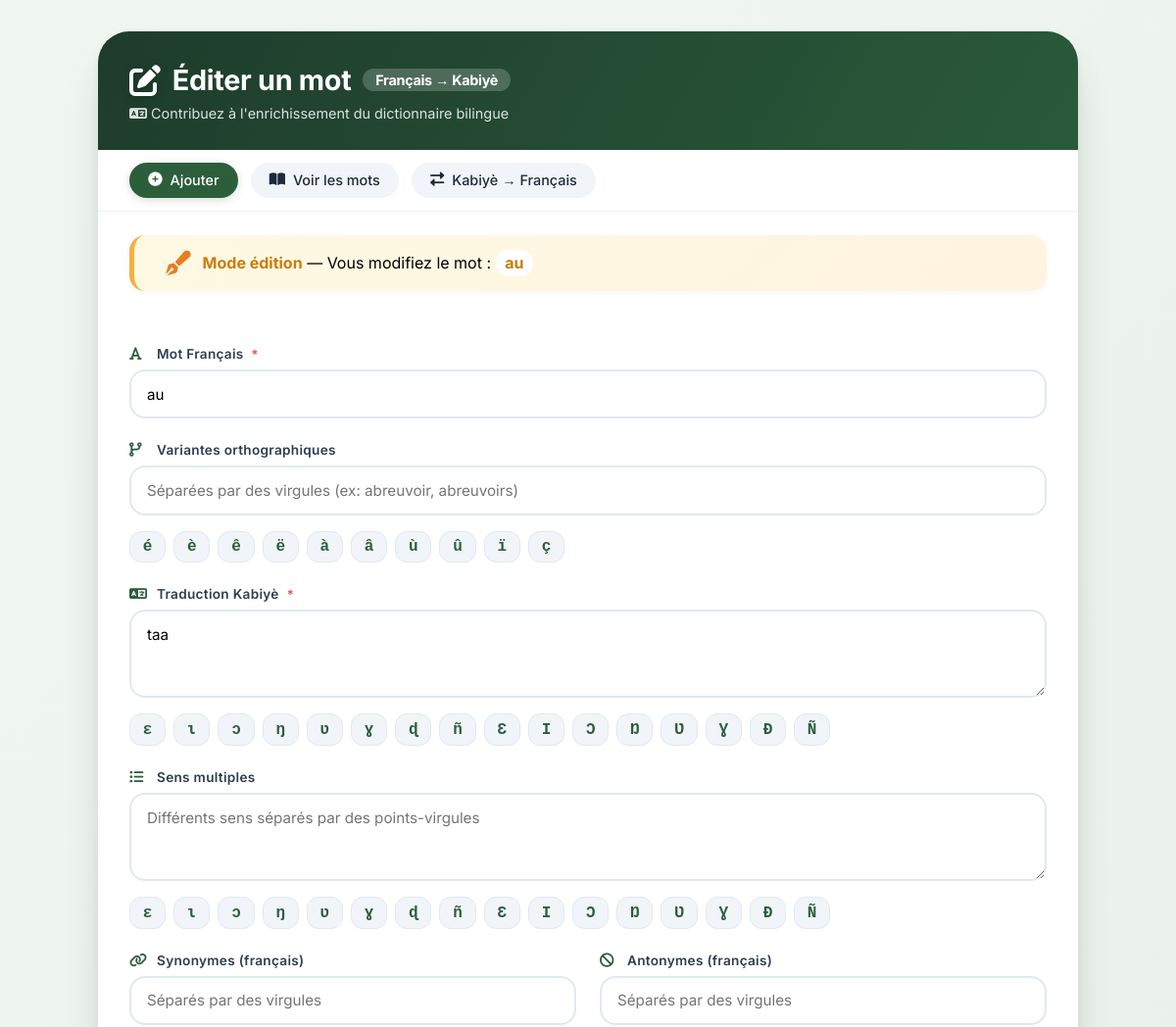
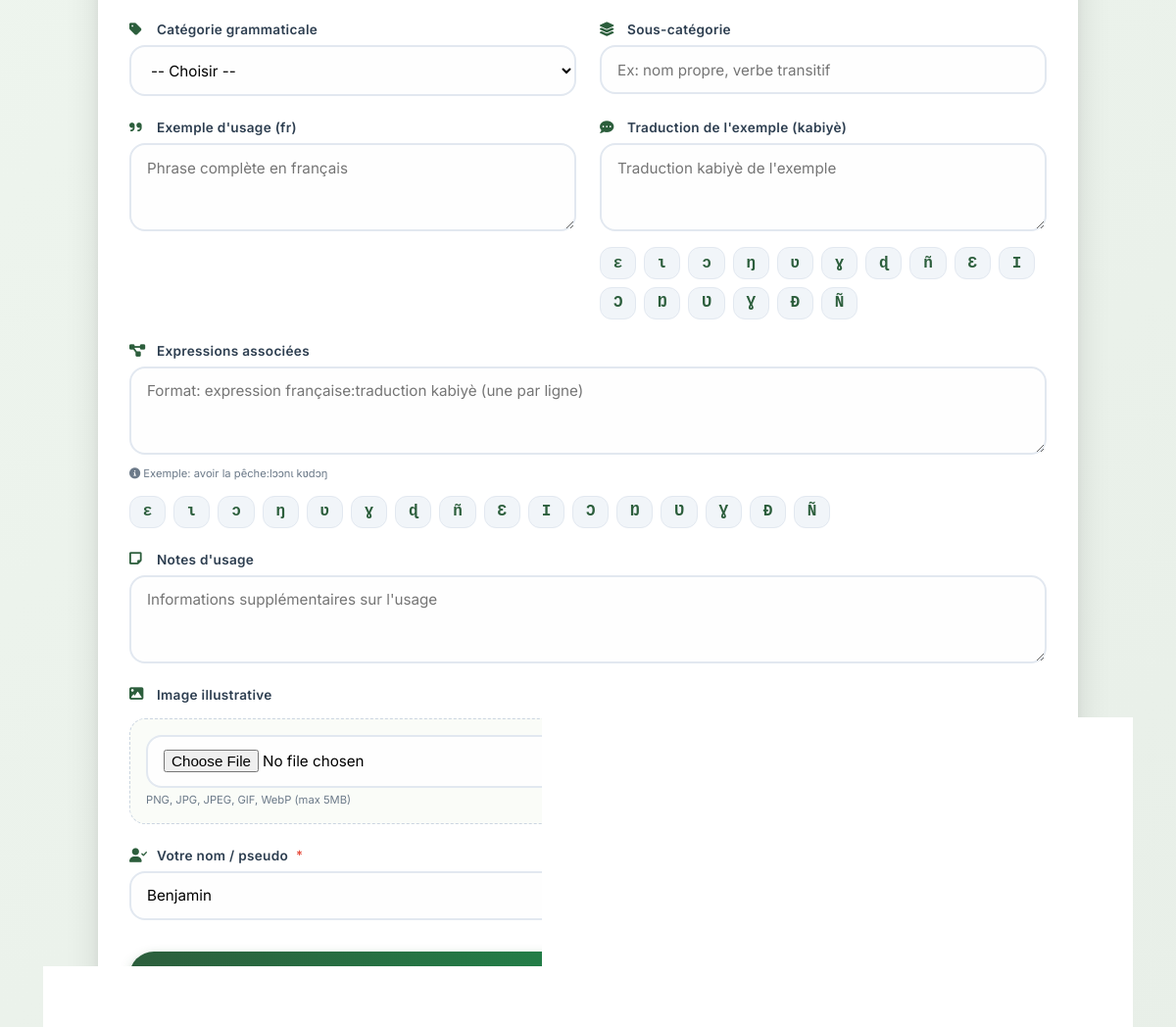
Screenshot of /francais/editer_francais/2 with the database file from the repository (2 pictures, top to bottom).
### database.py (models this page shows)
class MotFrancais(Base):
    __tablename__ = 'mots_francais'
    id = Column(Integer, primary_key=True)
    mot_francais = Column(String(255), nullable=False)
    variantes_orthographiques = Column(Text)  # JSON list
    traduction_kabye = Column(String(500), nullable=False)
    sens_multiple = Column(Text)  # JSON list
    synonymes = Column(Text)  # JSON list
    antonymes = Column(Text)  # JSON list
    categorie_grammaticale = Column(String(100))
    sous_categorie = Column(String(100))
    exemple_usage = Column(Text)
    traduction_exemple = Column(Text)
    expressions_associees = Column(Text)  # JSON list
    notes_usage = Column(Text)
    image_url = Column(Text)
    verifie_par = Column(String(100))
    date_ajout = Column(DateTime, default=datetime.now)
    date_modification = Column(DateTime, default=datetime.now, onupdate=datetime.now)
    statut_validation = Column(String(50), default='en_attente')
    notes_validation = Column(Text)
    date_validation = Column(DateTime)
    __table_args__ = (
        Index('idx_francais_statut_validation', 'statut_validation'),
        Index('idx_francais_verifie_par', 'verifie_par'),
        Index('idx_mot_francais', 'mot_francais'),
    )

### routes/francais.py (the view)
@francais_bp.route('/editer_francais/<int:mot_id>')
def editer_mot_francais(mot_id):
    from database import MotFrancais
    session = get_session()
    try:
        mot = session.query(MotFrancais).filter(MotFrancais.id == mot_id).first()
        if not mot:
            return "Mot non trouvé", 404
        mot_dict = {
            'id': mot.id,
            'mot_francais': mot.mot_francais,
            'variantes_orthographiques': ', '.join(json_to_list(mot.variantes_orthographiques)) if mot.variantes_orthographiques else '',
            'traduction_kabye': mot.traduction_kabye or '',
            'sens_multiple': '; '.join(json_to_list(mot.sens_multiple)) if mot.sens_multiple else '',
            'synonymes': ', '.join(json_to_list(mot.synonymes)) if mot.synonymes else '',
            'antonymes': ', '.join(json_to_list(mot.antonymes)) if mot.antonymes else '',
            'categorie_grammaticale': mot.categorie_grammaticale or '',
            'sous_categorie': mot.sous_categorie or '',
            'exemple_usage': mot.exemple_usage or '',
            'traduction_exemple': mot.traduction_exemple or '',
            'expressions_associees': json_to_list(mot.expressions_associees),
            'notes_usage': mot.notes_usage or '',
            'image_url': mot.image_url or '',
            'verifie_par': mot.verifie_par or '',
            'date_ajout': mot.date_ajout.strftime("%Y-%m-%d %H:%M:%S") if mot.date_ajout else '',
            'date_modification': mot.date_modification.strftime("%Y-%m-%d %H:%M:%S") if mot.date_modification else ''
        }
        return render_template('formulaire_francais.html', mot=mot_dict, edition=True)
    finally:
        session.close()

### templates/formulaire_francais.html (shortened to what this page needs)
<!DOCTYPE html>
<html lang="fr">
<head>
    <link rel="stylesheet" href="https://cdnjs.cloudflare.com/ajax/libs/font-awesome/6.0.0-beta3/css/all.min.css">
</head>
<body>
<div class="form-wrapper">
    <div class="form-card">
        <div class="form-header">
            <h1>
                <i class="{% if edition %}fas fa-edit{% else %}fas fa-plus-circle{% endif %}"></i>
                {% if edition %}Éditer un mot{% else %}Ajouter un mot{% endif %}
                <span style="font-size: 0.9rem; background: rgba(255,255,255,0.2); padding: 0.2rem 0.8rem; border-radius: 2rem;">Français → Kabiyè</span>
            </h1>
            <p><i class="fas fa-language"></i> Contribuez à l'enrichissement du dictionnaire bilingue</p>
        </div>
        <div class="nav-modern">
            <a href="/francais" class="nav-link primary"><i class="fas fa-plus-circle"></i> Ajouter</a>
            <a href="/francais/mots_francais" class="nav-link"><i class="fas fa-book-open"></i> Voir les mots</a>
            <a href="/" class="nav-link"><i class="fas fa-exchange-alt"></i> Kabiyè → Français</a>
        </div>
        {% if edition and mot %}
        <div class="edition-banner-modern">
            <i class="fas fa-pen-fancy"></i>
            <span><strong>Mode édition</strong> — Vous modifiez le mot : <strong style="background: white; padding: 0.2rem 0.6rem; border-radius: 1rem;">{{ mot.mot_francais }}</strong></span>
        </div>
        {% endif %}
        <div class="form-body">
            <form id="formMot" enctype="multipart/form-data">
                <div class="form-grid">
                    <div class="form-group full-width">
                        <label><i class="fas fa-font"></i> Mot Français <span class="required-star">*</span></label>
                        <input type="text" id="mot_francais" name="mot_francais" required
                               value="{{ mot.mot_francais if mot else '' }}"
                               placeholder="Ex: arbre, maison, parler...">
                    </div>
                    <div class="form-group full-width">
                        <label><i class="fas fa-code-branch"></i> Variantes orthographiques</label>
                        <input type="text" id="variantes_orthographiques" name="variantes_orthographiques"
                               value="{% if mot and mot.variantes_orthographiques %}{{ mot.variantes_orthographiques }}{% endif %}"
                               placeholder="Séparées par des virgules (ex: abreuvoir, abreuvoirs)">
                        <div class="special-chars" data-target="variantes_orthographiques">
                            <button type="button" class="char-btn">é</button><button type="button" class="char-btn">è</button><button type="button" class="char-btn">ê</button>
                            <button type="button" class="char-btn">ë</button><button type="button" class="char-btn">à</button><button type="button" class="char-btn">â</button>
                            <button type="button" class="char-btn">ù</button><button type="button" class="char-btn">û</button><button type="button" class="char-btn">ï</button>
                            <button type="button" class="char-btn">ç</button>
                        </div>
                    </div>
                    <div class="form-group full-width">
                        <label><i class="fas fa-language"></i> Traduction Kabiyè <span class="required-star">*</span></label>
                        <textarea id="traduction_kabye" name="traduction_kabye" rows="3" required placeholder="Traduction en kabiyè">{{ mot.traduction_kabye if mot else '' }}</textarea>
                        <div class="special-chars" data-target="traduction_kabye">
                            <button type="button" class="char-btn">ɛ</button><button type="button" class="char-btn">ɩ</button><button type="button" class="char-btn">ɔ</button>
                            <button type="button" class="char-btn">ŋ</button><button type="button" class="char-btn">ʋ</button><button type="button" class="char-btn">ɣ</button>
                            <button type="button" class="char-btn">ɖ</button><button type="button" class="char-btn">ñ</button><button type="button" class="char-btn">Ɛ</button>
                            <button type="button" class="char-btn">Ɩ</button><button type="button" class="char-btn">Ɔ</button><button type="button" class="char-btn">Ŋ</button>
                            <button type="button" class="char-btn">Ʋ</button><button type="button" class="char-btn">Ɣ</button><button type="button" class="char-btn">Ɖ</button>
                            <button type="button" class="char-btn">Ñ</button>
                        </div>
                    </div>
                    <div class="form-group full-width">
                        <label><i class="fas fa-list-ul"></i> Sens multiples</label>
                        <textarea id="sens_multiple" name="sens_multiple" rows="3" placeholder="Différents sens séparés par des points-virgules">{% if mot and mot.sens_multiple %}{{ mot.sens_multiple }}{% endif %}</textarea>
                        <div class="special-chars" data-target="sens_multiple">
                            <button type="button" class="char-btn">ɛ</button><button type="button" class="char-btn">ɩ</button><button type="button" class="char-btn">ɔ</button>
                            <button type="button" class="char-btn">ŋ</button><button type="button" class="char-btn">ʋ</button><button type="button" class="char-btn">ɣ</button>
                            <button type="button" class="char-btn">ɖ</button><button type="button" class="char-btn">ñ</button><button type="button" class="char-btn">Ɛ</button>
                            <button type="button" class="char-btn">Ɩ</button><button type="button" class="char-btn">Ɔ</button><button type="button" class="char-btn">Ŋ</button>
                            <button type="button" class="char-btn">Ʋ</button><button type="button" class="char-btn">Ɣ</button><button type="button" class="char-btn">Ɖ</button>
                            <button type="button" class="char-btn">Ñ</button>
                        </div>
                    </div>
                    <div class="form-group">
                        <label><i class="fas fa-link"></i> Synonymes (français)</label>
                        <input type="text" id="synonymes" name="synonymes"
                               value="{% if mot and mot.synonymes %}{{ mot.synonymes }}{% endif %}"
                               placeholder="Séparés par des virgules">
                    </div>
                    <div class="form-group">
                        <label><i class="fas fa-ban"></i> Antonymes (français)</label>
                        <input type="text" id="antonymes" name="antonymes"
                               value="{% if mot and mot.antonymes %}{{ mot.antonymes }}{% endif %}"
                               placeholder="Séparés par des virgules">
                    </div>
                    <div class="form-group">
                        <label><i class="fas fa-tag"></i> Catégorie grammaticale</label>
                        <select id="categorie_grammaticale" name="categorie_grammaticale">
                            <option value="">-- Choisir --</option>
                        </select>
                    </div>
                    <div class="form-group">
                        <label><i class="fas fa-layer-group"></i> Sous-catégorie</label>
                        <input type="text" id="sous_categorie" name="sous_categorie"
                               value="{{ mot.sous_categorie if mot else '' }}"
                               placeholder="Ex: nom propre, verbe transitif">
                    </div>
                    <div class="form-group">
                        <label><i class="fas fa-quote-right"></i> Exemple d'usage (fr)</label>
                        <textarea id="exemple_usage" name="exemple_usage" rows="2" placeholder="Phrase complète en français">{{ mot.exemple_usage if mot else '' }}</textarea>
                    </div>
                    <div class="form-group">
                        <label><i class="fas fa-comment-dots"></i> Traduction de l'exemple (kabiyè)</label>
                        <textarea id="traduction_exemple" name="traduction_exemple" rows="2" placeholder="Traduction kabiyè de l'exemple">{{ mot.traduction_exemple if mot else '' }}</textarea>
                        <div class="special-chars" data-target="traduction_exemple">
                            <button type="button" class="char-btn">ɛ</button><button type="button" class="char-btn">ɩ</button><button type="button" class="char-btn">ɔ</button>
                            <button type="button" class="char-btn">ŋ</button><button type="button" class="char-btn">ʋ</button><button type="button" class="char-btn">ɣ</button>
                            <button type="button" class="char-btn">ɖ</button><button type="button" class="char-btn">ñ</button><button type="button" class="char-btn">Ɛ</button>
                            <button type="button" class="char-btn">Ɩ</button><button type="button" class="char-btn">Ɔ</button><button type="button" class="char-btn">Ŋ</button>
                            <button type="button" class="char-btn">Ʋ</button><button type="button" class="char-btn">Ɣ</button><button type="button" class="char-btn">Ɖ</button>
                            <button type="button" class="char-btn">Ñ</button>
                        </div>
                    </div>
                    <div class="form-group full-width">
                        <label><i class="fas fa-project-diagram"></i> Expressions associées</label>
                        <textarea id="expressions_associees" name="expressions_associees" rows="3"
                            placeholder="Format: expression française:traduction kabiyè (une par ligne)">{% if mot and mot.expressions_associees %}{% for expr in mot.expressions_associees %}{{ expr.expression }}:{{ expr.traduction }}{% if not loop.last %}&#10;{% endif %}{% endfor %}{% endif %}</textarea>
                        <small><i class="fas fa-info-circle"></i> Exemple: avoir la pêche:lɔɔnɩ kʋdɔŋ</small>
                        <div class="special-chars" data-target="expressions_associees">
                            <button type="button" class="char-btn">ɛ</button><button type="button" class="char-btn">ɩ</button><button type="button" class="char-btn">ɔ</button>
                            <button type="button" class="char-btn">ŋ</button><button type="button" class="char-btn">ʋ</button><button type="button" class="char-btn">ɣ</button>
                            <button type="button" class="char-btn">ɖ</button><button type="button" class="char-btn">ñ</button><button type="button" class="char-btn">Ɛ</button>
                            <button type="button" class="char-btn">Ɩ</button><button type="button" class="char-btn">Ɔ</button><button type="button" class="char-btn">Ŋ</button>
                            <button type="button" class="char-btn">Ʋ</button><button type="button" class="char-btn">Ɣ</button><button type="button" class="char-btn">Ɖ</button>
                            <button type="button" class="char-btn">Ñ</button>
                        </div>
                    </div>
                    <div class="form-group full-width">
                        <label><i class="fas fa-sticky-note"></i> Notes d'usage</label>
                        <textarea id="notes_usage" name="notes_usage" rows="2" placeholder="Informations supplémentaires sur l'usage">{{ mot.notes_usage if mot else '' }}</textarea>
                    </div>
                    <div class="form-group full-width">
                        <label><i class="fas fa-image"></i> Image illustrative</label>
                        <div class="image-section">
                            <input type="file" id="image" name="image" accept=".png,.jpg,.jpeg,.gif,.webp">
                            <small>PNG, JPG, JPEG, GIF, WebP (max 5MB)</small>
                        </div>
                    </div>
                    <div class="form-group full-width">
                        <label><i class="fas fa-user-check"></i> Votre nom / pseudo <span class="required-star">*</span></label>
                        <input type="text" id="verifie_par" name="verifie_par" required
                               value="{{ mot.verifie_par if mot else '' }}"
                               placeholder="Votre nom pour crédit">
                    </div>
                </div>
                <div class="action-buttons">
                    <button type="submit" class="btn-primary">
                        <i class="{% if edition %}fas fa-save{% else %}fas fa-cloud-upload-alt{% endif %}"></i>
                    </button>
                    {% if edition %}
                    <button type="button" class="btn-danger" onclick="supprimerMot({{ mot.id }})">
                        <i class="fas fa-trash-alt"></i> Supprimer ce mot
                    </button>
                    {% endif %}
                </div>
            </form>
        </div>
    </div>
</div>
</body>
</html>

### rows the page displays
MotFrancais: mot_francais "au", traduction_kabye "taa", verifie_par "Benjamin"
